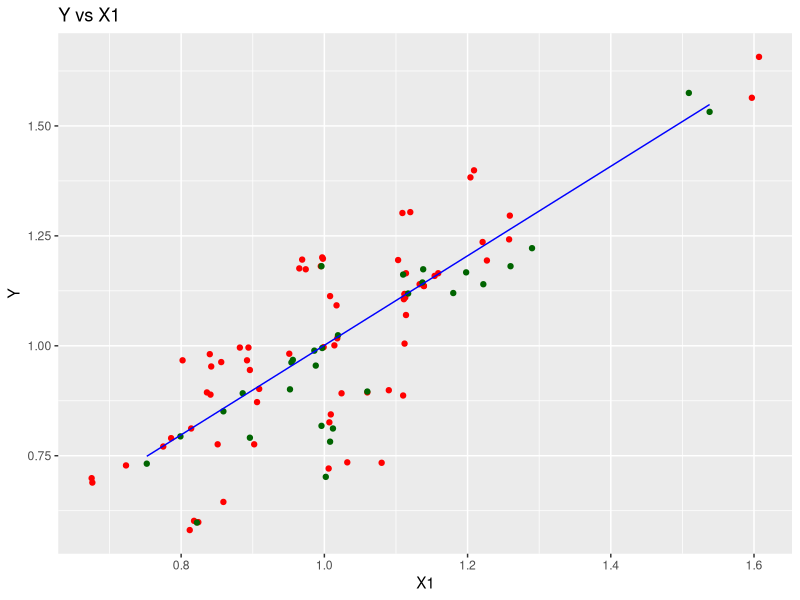
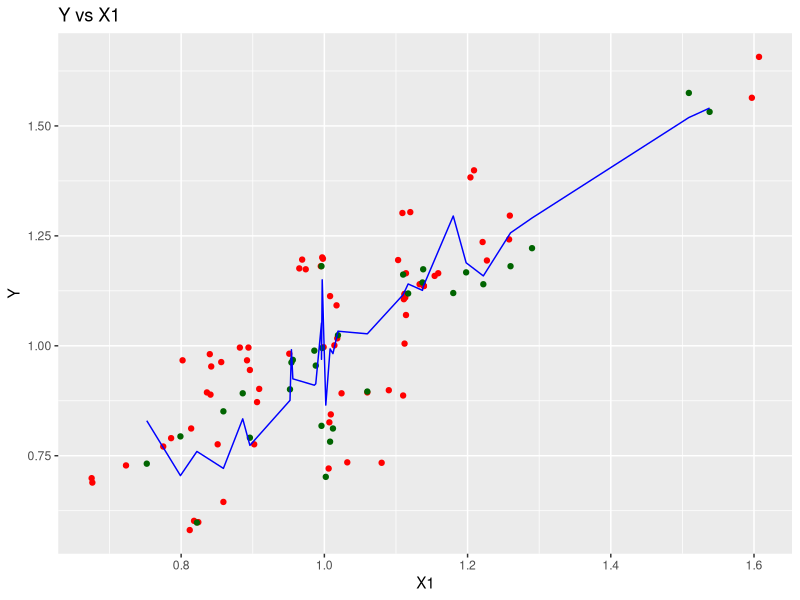
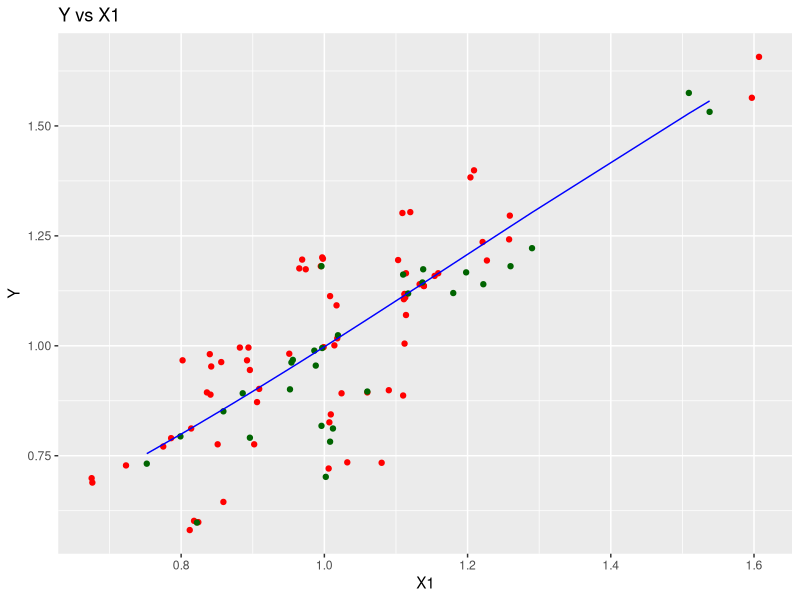

Write the R code that produced these figures, in order.
## ---- chunk 1
knitr::opts_chunk$set(echo = TRUE)
## ---- chunk 2
#Download the files
f_train <- read.csv2('indeks_train.csv', header = TRUE, encoding = 'UNICOD')
f_train <- f_train[,-1]
f_test <- read.csv2('indeks_test.csv', header = TRUE, encoding = 'UNICOD')
f_test <- f_test[,-1]
## ---- chunk 3
model_sr <- lm(Y ~ X1, f_train)
summary(model_sr)
## ---- chunk 4
p_sr <- predict(model_sr, f_test)

r2_sr <- 1-sum((f_train$Y - predict(model_sr, f_train))^2)/sum((f_train$Y - mean(f_train$Y))^2)
R2_sr <- cor(f_train$Y, fitted(model_sr))^2 #simplier ex.

train_mse_sr <- sum((f_train$Y-predict(model_sr, f_train))^2)/length(f_train$Y)
test_mse_sr <- sum((f_test$Y-p_sr)^2)/length(p_sr)
r2_sr
R2_sr
train_mse_sr
test_mse_sr
## ---- chunk 5
library(ggplot2)
ggplot() +
  geom_point(aes(f_train$X1, f_train$Y),colour = 'red') +
  geom_point(aes(f_test$X1, f_test$Y),colour = 'dark green') +
  geom_line(aes(f_test$X1, p_sr),colour = 'blue') +
  ggtitle('Y vs X1') +
  xlab('X1') +
  ylab('Y')
## ---- chunk 6
model_mr <- lm(Y ~ ., f_train) 
summary(model_mr)  
## ---- chunk 7
#as p-value, Pr(>|t|) of variable "type" is higher than significance level (5%), let's exclude this variable from the model
mr_opt <- lm(Y ~ t + X1 + X3 + X4, f_train) 
summary(mr_opt)  
## ---- chunk 8
p_mr <- predict(mr_opt, f_test)

train_mse_opt <- sum((f_train$Y-predict(mr_opt, f_train))^2)/length(f_train$Y)
test_mse_opt <- sum((f_test$Y-p_mr)^2)/length(p_mr)

train_mse_opt
test_mse_opt
## ---- chunk 9
ggplot() +
  geom_point(aes(f_train$X1, f_train$Y),colour = 'red') +
  geom_point(aes(f_test$X1, f_test$Y),colour = 'dark green') +
  geom_line(aes(f_test$X1, p_mr),colour = 'blue') +
  ggtitle('Y vs X1') +
  xlab('X1') +
  ylab('Y')
## ---- chunk 10
f_train_poly <- f_train[,c('Y', 'X1')]
f_test_poly <- f_test[,c('Y', 'X1')]
f_train_poly$X12 <- f_train_poly$X1^2
f_train_poly$X13 <- f_train_poly$X1^3
f_test_poly$X12 <- f_test_poly$X1^2
f_test_poly$X13 <- f_test_poly$X1^3
## ---- chunk 11
model_pr <- lm(Y ~ X12 + X13, f_train_poly) 
summary(model_pr)  
## ---- chunk 12
p_pr <- predict(model_pr, f_test_poly)

train_mse_poly <- sum((f_train_poly$Y-predict(model_pr, f_train_poly))^2)/length(f_train_poly$Y)
test_mse_poly <- sum((f_test_poly$Y-p_pr)^2)/length(p_pr)

train_mse_poly
test_mse_poly
## ---- chunk 13
ggplot() +
  geom_point(aes(f_train_poly$X1, f_train_poly$Y),colour = 'red') +
  geom_point(aes(f_test_poly$X1, f_test_poly$Y),colour = 'dark green') +
  geom_line(aes(f_test_poly$X1, p_pr),colour = 'blue') +
  ggtitle('Y vs X1') +
  xlab('X1') +
  ylab('Y')
## ---- chunk 14
fit <- data.frame(p_sr, p_mr, p_pr)
write.csv2(fit, file = "indeks_fit.csv")
